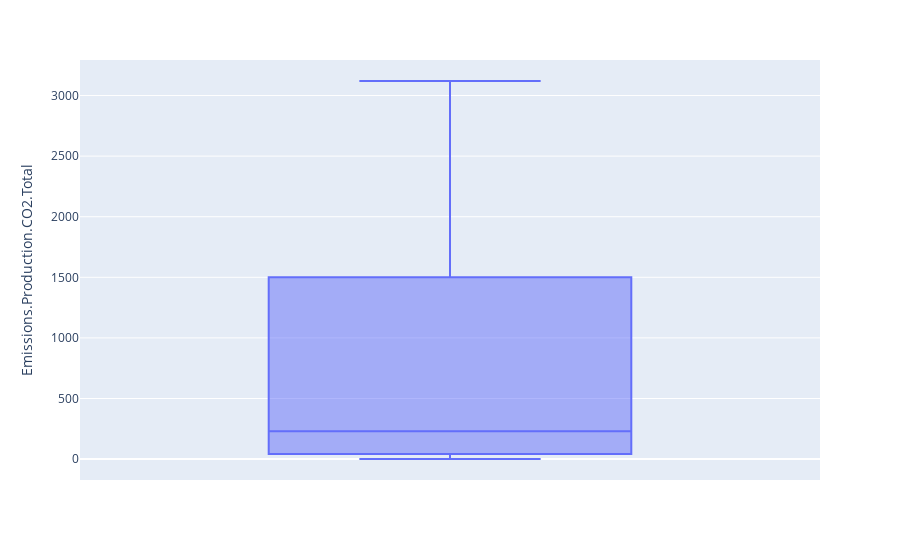

Notebook code for this chart:
### Code cell
fig = px.box(df, y='Emissions.Production.CO2.Total')

fig.show()

### Figure 1 — Plotly figure (JSON) as saved in the notebook; plotly's stock layout.template omitted (floating-point values rounded to 4 significant figures)
{"data": [{"alignmentgroup": "True", "hovertemplate": "Emissions.Production.CO2.Total=%{y}<extra></extra>", "legendgroup": "", "marker": {"color": "#636efa"}, "name": "", "notched": false, "offsetgroup": "", "orientation": "v", "showlegend": false, "type": "box", "x0": " ", "xaxis": "x", "y": [2484, 238.3, 517.3, 0.758, 21.53, 60.91, 220.1, 3120.0], "y0": " ", "yaxis": "y"}], "layout": {"boxmode": "group", "legend": {"tracegroupgap": 0}, "margin": {"t": 60}, "xaxis": {"anchor": "y", "domain": [0, 1]}, "yaxis": {"anchor": "x", "domain": [0, 1], "title": {"text": "Emissions.Production.CO2.Total"}}}}
